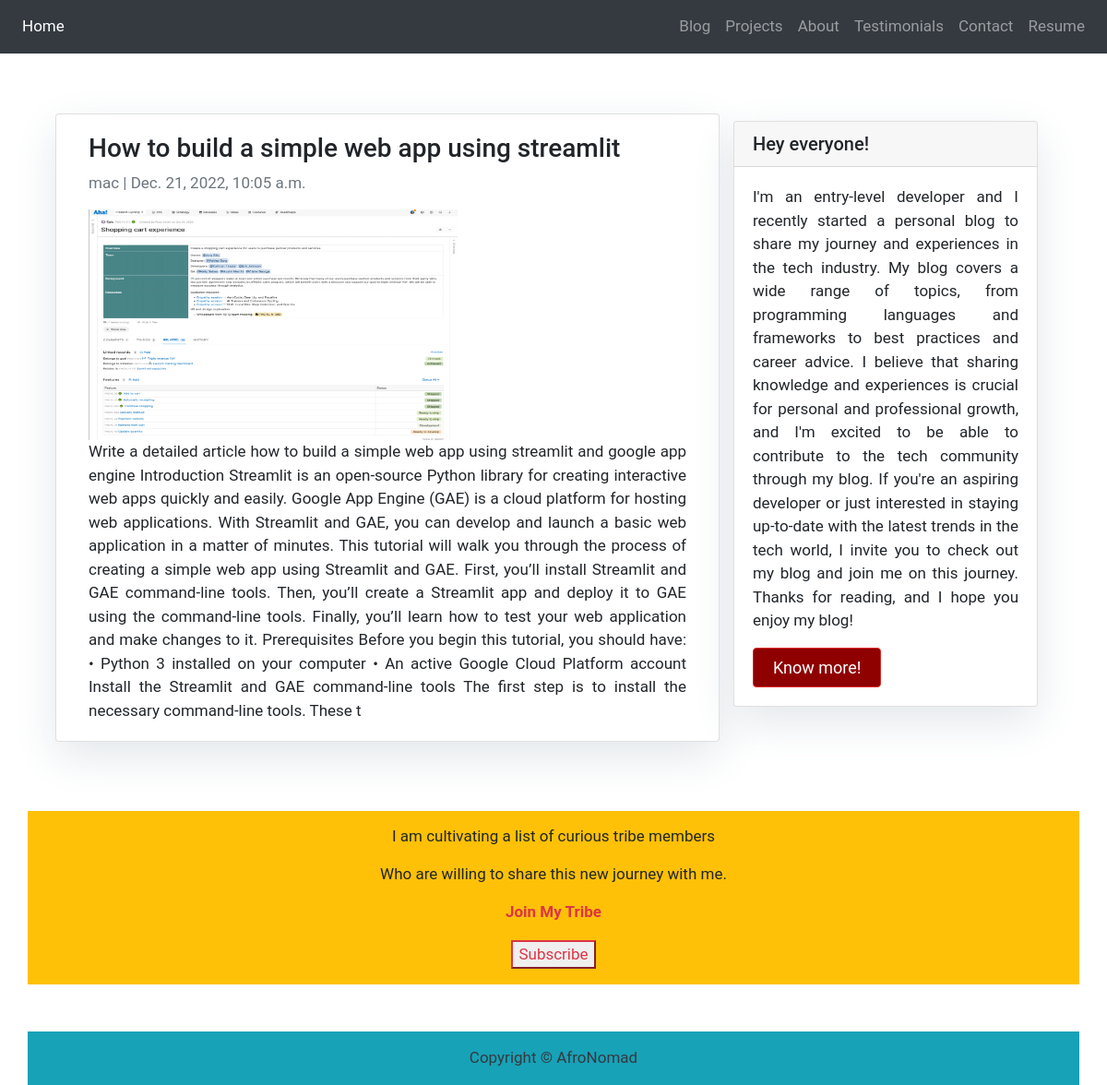
The app's page /default/ with its own data.
### core/models.py (models this page shows, shortened)
class Post(models.Model):
    title = models.CharField(max_length=200, unique=True, default='default')
    slug = models.SlugField(max_length=200, unique=True, default='default')
    author = models.ForeignKey(User, on_delete=models.CASCADE, related_name='blog_posts', default='admin')
    updated_on = models.DateTimeField(auto_now=True)
    image = models.ImageField(upload_to='afro/img', blank=True, null=True)
    content = models.TextField()
    created_on = models.DateTimeField(default=timezone.now)
    status = models.IntegerField(choices=STATUS, default=0)
    class Meta:
        ordering = ['-created_on']

### core/views.py (the view)
# urls.py: path('<slug:slug>/', views.PostDetail.as_view(), name='post_detail'),
class PostDetail(generic.DetailView):
    model = Post
    template_name = 'afro/post_detail.html'

### core/templates/afro/post_detail.html
{% extends 'afro/index.html' %} {% block content %}
<div class="container">
    <div class="row">
        <div class="col-md-8 card mb-4  mt-3 left  top">
            <div class="card-body text-justify">
                <h3>{% block title %} {{ object.title }} {% endblock title %}</h3>
                <p class=" text-muted text-danger">{{ post.author }} | {{ post.created_on }}</p>
                <img src="{{ post.image.url }}" alt="{{ post.title }}" style="width: 400px; height: 250px;border: 1px">
                <p class="card-text ">{{ object.content | safe }}</p>
            </div>
        </div>
        {% block sidebar %} {% include 'afro/sidebar.html' %} {% endblock sidebar %}
    </div>
</div>
{% endblock content %}

### static/afro/css/main.css (style rules this page uses)
body { font-family: "Roboto", sans-serif; font-size: 17px; }
.card { box-shadow: 0 16px 48px #E3E7EB; }

### records on screen
Post: title "How to build a simple web app using streamlit", author "mac", created_on "Dec. 21, 2022, 10:05 a.m.", image (picture), content "Write a detailed article how to build a simple web app using streamlit and google app engine Introduction Streamlit is an open-source Python library for creating interactive web apps quickly and easily. Google App Engine (GAE) is a cloud platform for hosting web applications. With Streamlit and GAE, you can develop and launch a basic web application in a matter of minutes. This tutorial will walk you through the process of creating a simple web app using Streamlit and GAE. First, you’ll install Streamlit and GAE command-line tools. Then, you’ll create a Streamlit app and deploy it to GAE using the command-line tools. Finally, you’ll learn how to test your web application and make changes to…"
